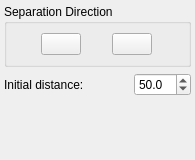
<?xml version="1.0" encoding="UTF-8"?>
<ui version="4.0">
 <class>CreateSeparationDialog</class>
 <widget class="QDockWidget" name="CreateSeparationDialog">
  <property name="geometry">
   <rect>
    <x>0</x>
    <y>0</y>
    <width>195</width>
    <height>160</height>
   </rect>
  </property>
  <property name="sizePolicy">
   <sizepolicy hsizetype="Preferred" vsizetype="Preferred">
    <horstretch>0</horstretch>
    <verstretch>0</verstretch>
   </sizepolicy>
  </property>
  <property name="maximumSize">
   <size>
    <width>524287</width>
    <height>524287</height>
   </size>
  </property>
  <property name="allowedAreas">
   <set>Qt::LeftDockWidgetArea|Qt::RightDockWidgetArea</set>
  </property>
  <property name="windowTitle">
   <string>Create Separation</string>
  </property>
  <widget class="QWidget" name="dockWidgetContents">
   <property name="sizePolicy">
    <sizepolicy hsizetype="Preferred" vsizetype="Preferred">
     <horstretch>0</horstretch>
     <verstretch>0</verstretch>
    </sizepolicy>
   </property>
   <layout class="QVBoxLayout" name="verticalLayout" stretch="0,0,1">
    <property name="margin">
     <number>4</number>
    </property>
    <item>
     <widget class="QGroupBox" name="groupBox_2">
      <property name="title">
       <string>Separation Direction</string>
      </property>
      <layout class="QHBoxLayout" name="horizontalLayout_2">
       <item>
        <widget class="QPushButton" name="horiSepButton">
         <property name="maximumSize">
          <size>
           <width>40</width>
           <height>40</height>
          </size>
         </property>
         <property name="text">
          <string/>
         </property>
         <property name="icon">
          <iconset resource="../libdunnartcanvas.qrc">
           <normaloff>:/resources/images/horizontalsep.png</normaloff>:/resources/images/horizontalsep.png</iconset>
         </property>
         <property name="iconSize">
          <size>
           <width>35</width>
           <height>35</height>
          </size>
         </property>
        </widget>
       </item>
       <item>
        <widget class="QPushButton" name="vertSepButton">
         <property name="maximumSize">
          <size>
           <width>40</width>
           <height>40</height>
          </size>
         </property>
         <property name="text">
          <string/>
         </property>
         <property name="icon">
          <iconset resource="../libdunnartcanvas.qrc">
           <normaloff>:/resources/images/verticalsep.png</normaloff>:/resources/images/verticalsep.png</iconset>
         </property>
         <property name="iconSize">
          <size>
           <width>35</width>
           <height>35</height>
          </size>
         </property>
        </widget>
       </item>
      </layout>
     </widget>
    </item>
    <item>
     <layout class="QGridLayout" name="gridLayout_2" columnstretch="3,0">
      <item row="0" column="1">
       <widget class="QDoubleSpinBox" name="separationDistSpinBox">
        <property name="decimals">
         <number>1</number>
        </property>
        <property name="maximum">
         <double>500.000000000000000</double>
        </property>
        <property name="value">
         <double>50.000000000000000</double>
        </property>
       </widget>
      </item>
      <item row="0" column="0">
       <widget class="QLabel" name="label">
        <property name="text">
         <string>Initial distance:</string>
        </property>
       </widget>
      </item>
     </layout>
    </item>
    <item>
     <spacer name="verticalSpacer">
      <property name="orientation">
       <enum>Qt::Vertical</enum>
      </property>
      <property name="sizeType">
       <enum>QSizePolicy::MinimumExpanding</enum>
      </property>
      <property name="sizeHint" stdset="0">
       <size>
        <width>20</width>
        <height>1</height>
       </size>
      </property>
     </spacer>
    </item>
   </layout>
  </widget>
 </widget>
 <resources>
  <include location="../libdunnartcanvas.qrc"/>
  <include location="../libdunnartcanvas.qrc"/>
 </resources>
 <connections/>
</ui>
